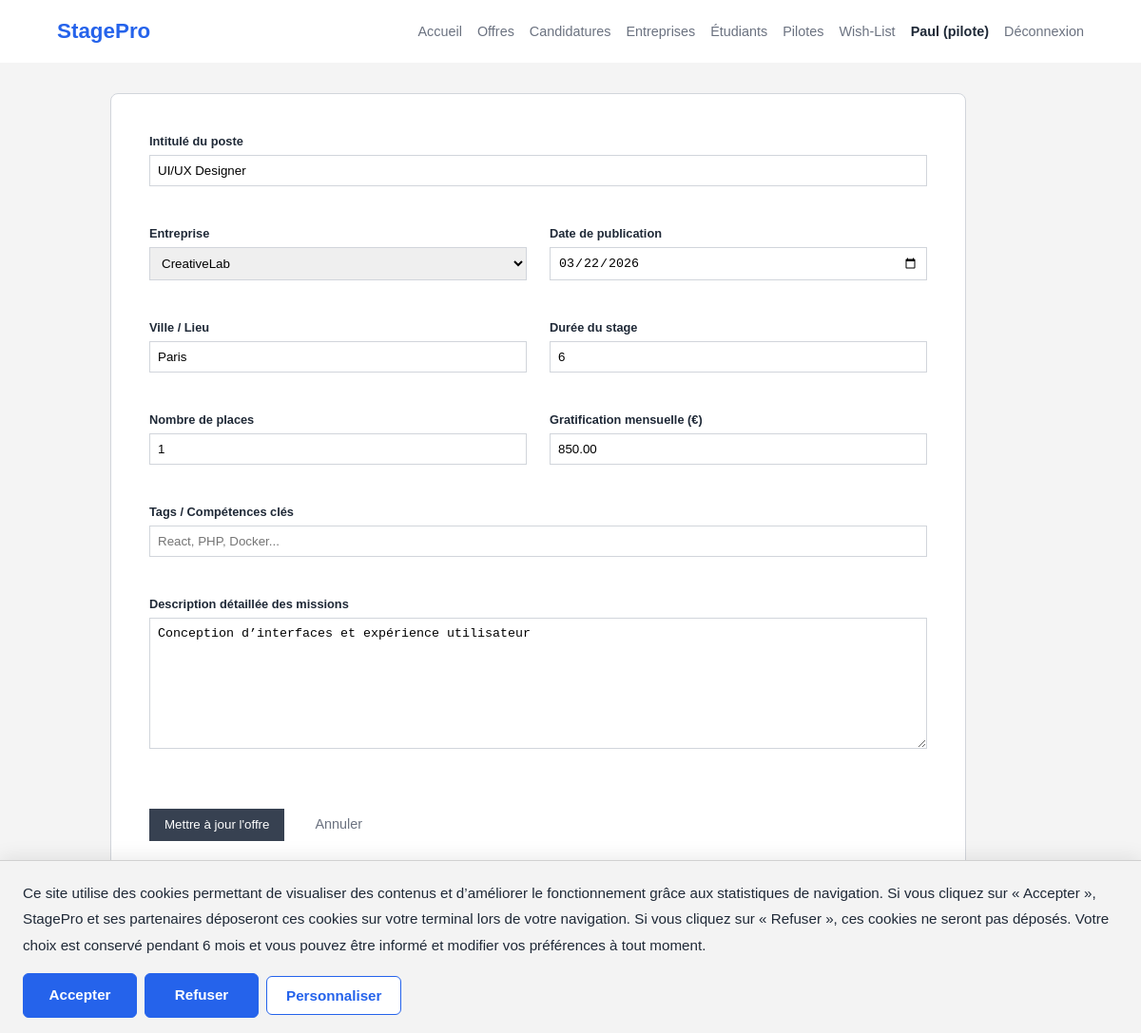
Before: /index.php?page=offre-edit&id=3 (signed in) with the older database file.
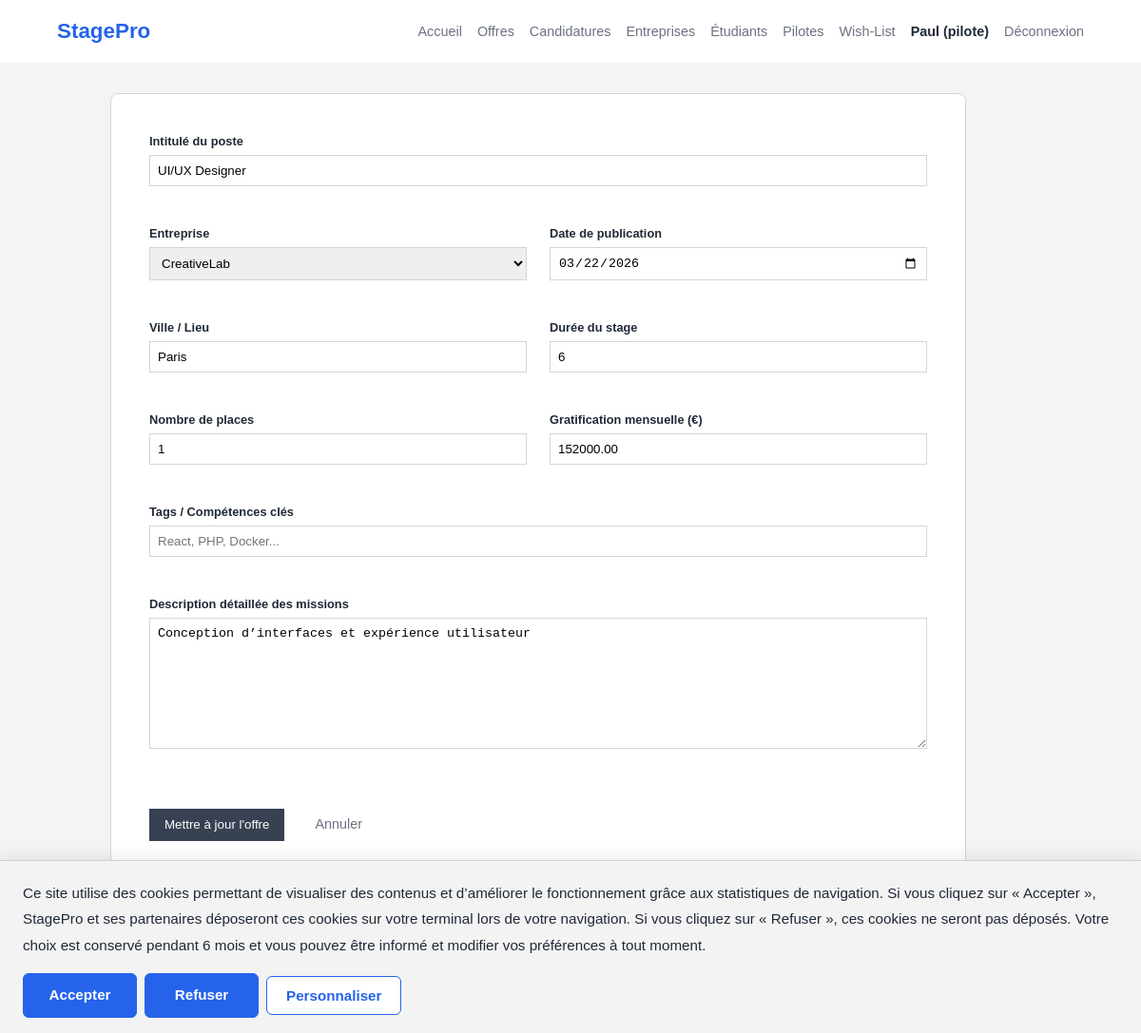
After: the same page with the newer database file.
### tables this page shows
CREATE TABLE `offres` (
  `id` int(11) NOT NULL,
  `entreprise_id` int(11) NOT NULL,
  `titre` varchar(150) NOT NULL,
  `description` text NOT NULL,
  `competences` text DEFAULT NULL,
  `localite` varchar(255) DEFAULT NULL,
  `duree` varchar(100) DEFAULT NULL,
  `nb_places` int(11) DEFAULT 1,
  `remuneration` decimal(10,2) DEFAULT NULL,
  `date_offre` date NOT NULL,
  `created_at` timestamp NOT NULL DEFAULT current_timestamp()
);

CREATE TABLE `entreprises` (
  `id` int(11) NOT NULL,
  `nom` varchar(150) NOT NULL,
  `description` text DEFAULT NULL,
  `email_contact` varchar(150) DEFAULT NULL,
  `telephone_contact` varchar(30) DEFAULT NULL,
  `created_at` timestamp NOT NULL DEFAULT current_timestamp()
);

### app/Controllers/OffreController.php (called while the page is built, shortened)
<?php
require_once __DIR__ . '/../Models/Offre.php';
require_once __DIR__ . '/../Models/Entreprise.php';
class OffreController {
    private $model;
    public function __construct() {
        $this->model = new Offre();
    }
    public function create($id = 0) {
        $modeEdition = ((int)$id > 0);
        $offre = $modeEdition ? $this->model->findById((int)$id) : null;
        $entreprises = (new Entreprise())->findAll();
        include __DIR__ . '/../Views/layout/header.php';
        include __DIR__ . '/../Views/offres/formulaire.php';
        include __DIR__ . '/../Views/layout/footer.php';
    }
}

### config/Database.php (called while the page is built)
<?php
class Database {
    private static $instance = null;
    public static function getConnection() {
        if (self::$instance === null) {
            try {
                self::$instance = new PDO(
                    "mysql:host=localhost;dbname=stagepro;charset=utf8",
                    "root",
                    ""
                );
                self::$instance->setAttribute(PDO::ATTR_ERRMODE, PDO::ERRMODE_EXCEPTION);
                self::$instance->setAttribute(PDO::ATTR_DEFAULT_FETCH_MODE, PDO::FETCH_ASSOC);
            } catch (PDOException $e) {
                die("Erreur de connexion : " . $e->getMessage());
            }
        }
        return self::$instance;
    }
}

### app/Models/Offre.php (called while the page is built, shortened)
<?php
require_once __DIR__ . '/../../config/Database.php';
class Offre {
    private PDO $pdo;
    public function __construct() {
        $this->pdo = Database::getConnection();
    }
    public function findById(int $id): array|false {
        $sql = "SELECT o.*, e.nom AS entreprise_nom
                FROM offres o
                LEFT JOIN entreprises e ON o.entreprise_id = e.id
                WHERE o.id = :id";
        $stmt = $this->pdo->prepare($sql);
        $stmt->bindValue(':id', $id, PDO::PARAM_INT);
        $stmt->execute();
        return $stmt->fetch(PDO::FETCH_ASSOC);
    }
}

### app/Models/Entreprise.php (called while the page is built, shortened)
<?php
require_once __DIR__ . '/../../config/Database.php';
class Entreprise
{
    private PDO $pdo;
    public function __construct()
    {
        $this->pdo = Database::getConnection();
    }
    public function findAll(): array
    {
        $sql = "SELECT * FROM entreprises ORDER BY nom ASC";
        $stmt = $this->pdo->query($sql);
        return $stmt->fetchAll(PDO::FETCH_ASSOC);
    }
}

### app/Views/offres/formulaire.php (the view, shortened to what the changed rows need)
<?php
$isEdit = isset($modeEdition) && $modeEdition === true && !empty($offre);
$dateOffreValue = htmlspecialchars($offre['date_offre'] ?? date('Y-m-d'));
?>
<section style="margin-top: 2rem;">
  <form action="index.php?page=offre-save" method="post" style="max-width: 900px; background: var(--surface); padding: 2.5rem; border-radius: 8px; border: 1px solid var(--border);">
    <div style="display: grid; grid-template-columns: repeat(2, 1fr); gap: 1.5rem;">
        <div class="form-group" style="grid-column: span 2;">
          <label for="titre">Intitulé du poste</label>
          <input type="text" id="titre" name="titre" value="<?= htmlspecialchars($offre['titre'] ?? '') ?>" placeholder="Ex: Développeur Web Fullstack H/F" required>
        </div>
        <div class="form-group">
          <label for="id_entreprise">Entreprise</label>
          <select id="id_entreprise" name="id_entreprise" required>
            <?php foreach ($entreprises as $entreprise): ?>
              <option value="<?= (int) $entreprise['id'] ?>"
                <?= (isset($offre['entreprise_id']) && (int) $offre['entreprise_id'] === (int) $entreprise['id']) ? 'selected' : '' ?>>
                <?= htmlspecialchars($entreprise['nom']) ?>
              </option>
            <?php endforeach; ?>
          </select>
        </div>
        <div class="form-group">
          <label for="date_offre">Date de publication</label>
          <input type="date" id="date_offre" name="date_offre" value="<?= $dateOffreValue ?>" required>
        </div>
        <div class="form-group">
          <label for="localite">Ville / Lieu</label>
          <input type="text" id="localite" name="localite" value="<?= htmlspecialchars($offre['localite'] ?? '') ?>" placeholder="Ex: Lyon (69)">
        </div>
        <div class="form-group">
          <label for="duree">Durée du stage</label>
          <input type="text" id="duree" name="duree" value="<?= htmlspecialchars($offre['duree'] ?? '') ?>" placeholder="Ex: 4 à 6 mois">
        </div>
        <div class="form-group">
          <label for="nb_places">Nombre de places</label>
          <input type="number" id="nb_places" name="nb_places" min="1" value="<?= htmlspecialchars($offre['nb_places'] ?? '1') ?>" required>
        </div>
        <div class="form-group">
          <label for="remuneration">Gratification mensuelle (€)</label>
          <input type="number" id="remuneration" name="remuneration" min="0" step="0.01" value="<?= htmlspecialchars($offre['remuneration'] ?? '') ?>" placeholder="Ex: 600">
        </div>
        <div class="form-group" style="grid-column: span 2;">
          <label for="competences">Tags / Compétences clés</label>
          <input type="text" id="competences" name="competences" value="<?= htmlspecialchars($offre['competences'] ?? '') ?>" placeholder="React, PHP, Docker...">
        </div>
        <div class="form-group" style="grid-column: span 2;">
          <label for="description">Description détaillée des missions</label>
          <textarea id="description" name="description" rows="8" placeholder="Décrivez les projets..." required><?= htmlspecialchars($offre['description'] ?? '') ?></textarea>
        </div>
    </div>
    <div style="margin-top: 2.5rem; display: flex; align-items: center; gap: 2rem;">
      <button type="submit"><?= $isEdit ? "Mettre à jour l'offre" : "Enregistrer l'offre" ?></button>
      <a href="index.php?page=offres" style="color: var(--text-muted); text-decoration: none; font-size: 0.9rem;">Annuler</a>
    </div>
  </form>
</section>

Changed rows visible on the page:
changed offres "UI/UX Designer": remuneration "850.00" → "152000.00"
